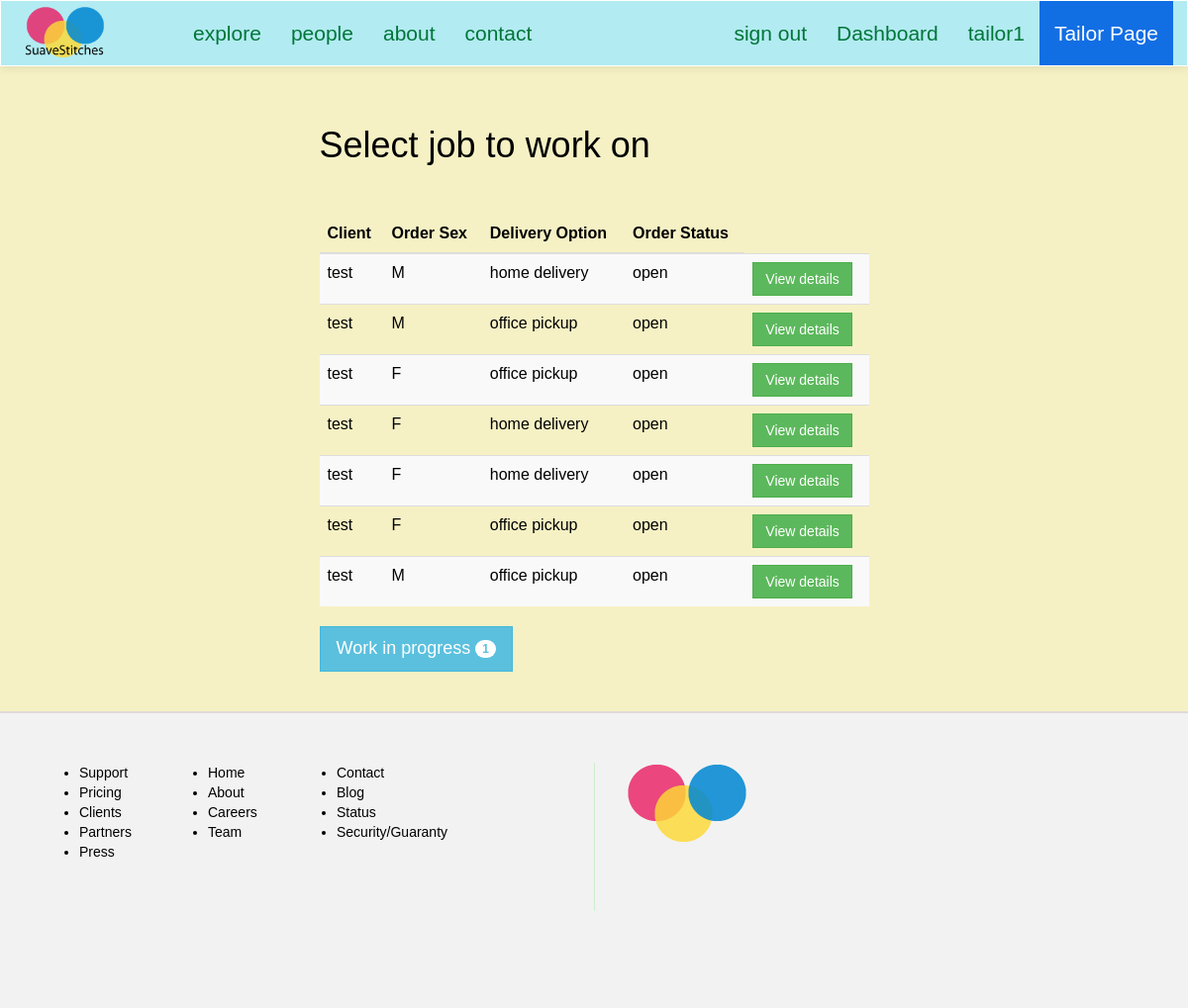
The app's page /suave/tailor/dashboard (signed in), older data.
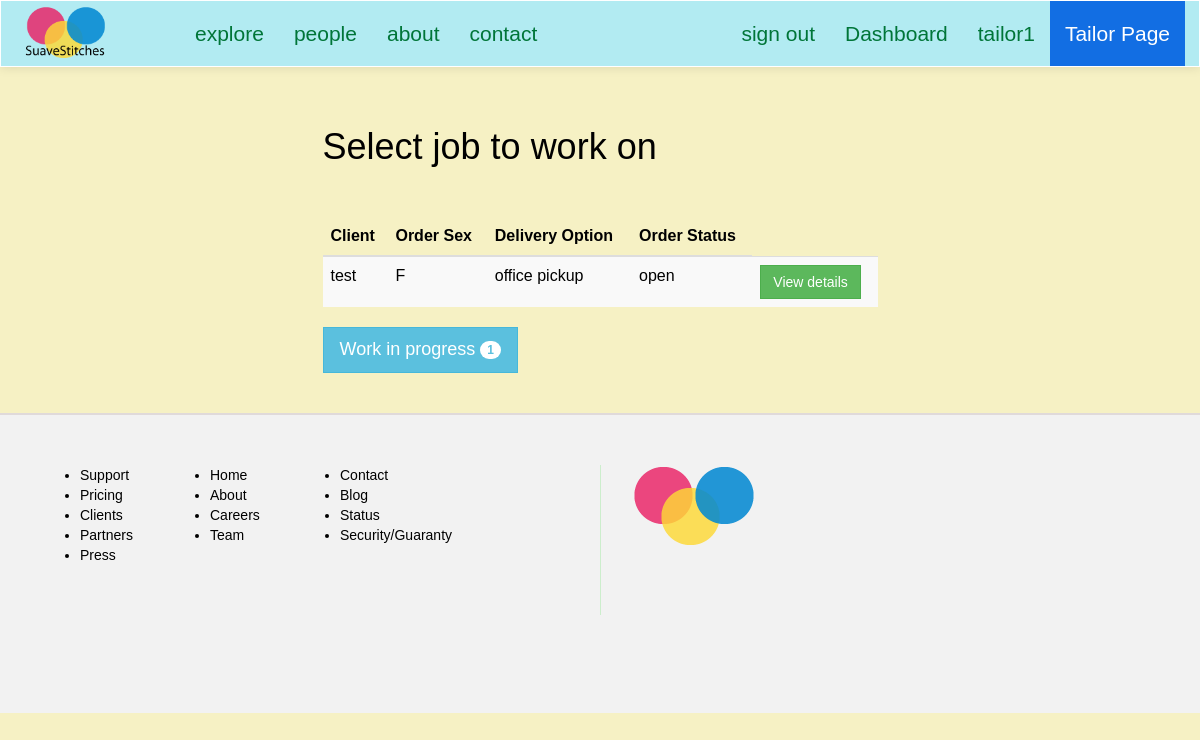
The same page, newer data.
### suave/models.py (models this page shows)
class Order(models.Model):
	client = models.ForeignKey(Client, null=True)
	sizetable = models.ForeignKey(SizeTable, null=True)
	tailor = models.ForeignKey(Tailor, null=True)
	fabric = models.CharField(max_length=50, null=True)
	main_order_id = models.CharField(max_length=15, null=True)
	details = models.CharField(max_length=250, null=True) #*
	delivery_option = models.CharField(max_length=100, null=True)
	service_option = models.CharField(max_length=100, null=True)
	sex = models.CharField(max_length=2, default=' ')
	status = models.CharField(max_length=20, default='OPEN') #*
	cost = models.IntegerField(default=0000) # final cost of order
	date = models.DateField(auto_now_add=True)

class Client(models.Model):
	FEMALE = 'F'
	MALE = 'M'
	SEX_CHOICE = (
		(FEMALE, 'F'),
		(MALE, 'M'),
	)
	user = models.OneToOneField(User)
	address = models.CharField(max_length=200, null=True)
	preference = models.CharField(max_length=40)
	sex = models.CharField(max_length=2, choices=SEX_CHOICE, default=" ")
	def __str__(self):
		return self.user.username

### suave/views.py (the view)
@login_required
def tailorDashboard(request):
	context = {}
	context['title'] = 'Tailor - SuaveStitches Nigeria'
	context['tailorPage'] = True
	orders = Order.objects.filter(status='OPEN')
	context['orders'] = orders
	tailor_obj = Tailor.objects.get(user=request.user)
	context['work'] = len(Order.objects.filter(tailor=tailor_obj, status='IN PROGRESS'))
	return render(request, 'i/tailor/dashboard.html', context)

### suave/templates/i/tailor/dashboard.html (shortened to what this page needs)
{% extends "i/layout/base.html" %}
{% block main_section %}
<div class="col-lg-6 col-lg-offset-3"><br><br>
	<h1>Select job to work on</h1>
	<br><br>
	{% if orders %}
	<table class="table table-striped table-hover">
		<thead>
			<tr>
				<th>Client</th>
				<th>Order Sex</th>
				<th>Delivery Option</th>
				<th>Order Status</th>
			</tr>
		</thead>
		<tbody>
			{% for order in orders %}
			<tr>
				<td>{{ order.client }}</td>
				<td>{{ order.sex }}</td>
				<td>{{ order.delivery_option|lower }}</td>
				<td>{{ order.status|lower }}</td>
				<td><a href="{% url 'suave:tailorOrderDetails' order.main_order_id %}" class="btn btn-success">View details</a></td>
			</tr>
			{% endfor %}
		</tbody>
	</table>
	{% endif %}
	<div class="dashboard-button-panel">
		<a href="{% url 'suave:tailorWorkInProgress' %}" class="btn btn-success btn-info btn-lg">
			Work in progress
			{% if work %}
				<span class="badge">{{ work }}</span>
			{% endif %}
		</a>
	</div>
	<br><br>
</div>
{% endblock %}

Row changes from the older to the newer data that the page shows:
removed Order: client "test", sex "M", delivery_option "home delivery", status "open"
removed Order: client "test", sex "M", delivery_option "office pickup", status "open"
removed Order: client "test", sex "F", delivery_option "home delivery", status "open"
removed Order: client "test", sex "F", delivery_option "home delivery", status "open"
removed Order: client "test", sex "F", delivery_option "office pickup", status "open"
removed Order: client "test", sex "M", delivery_option "office pickup", status "open"
